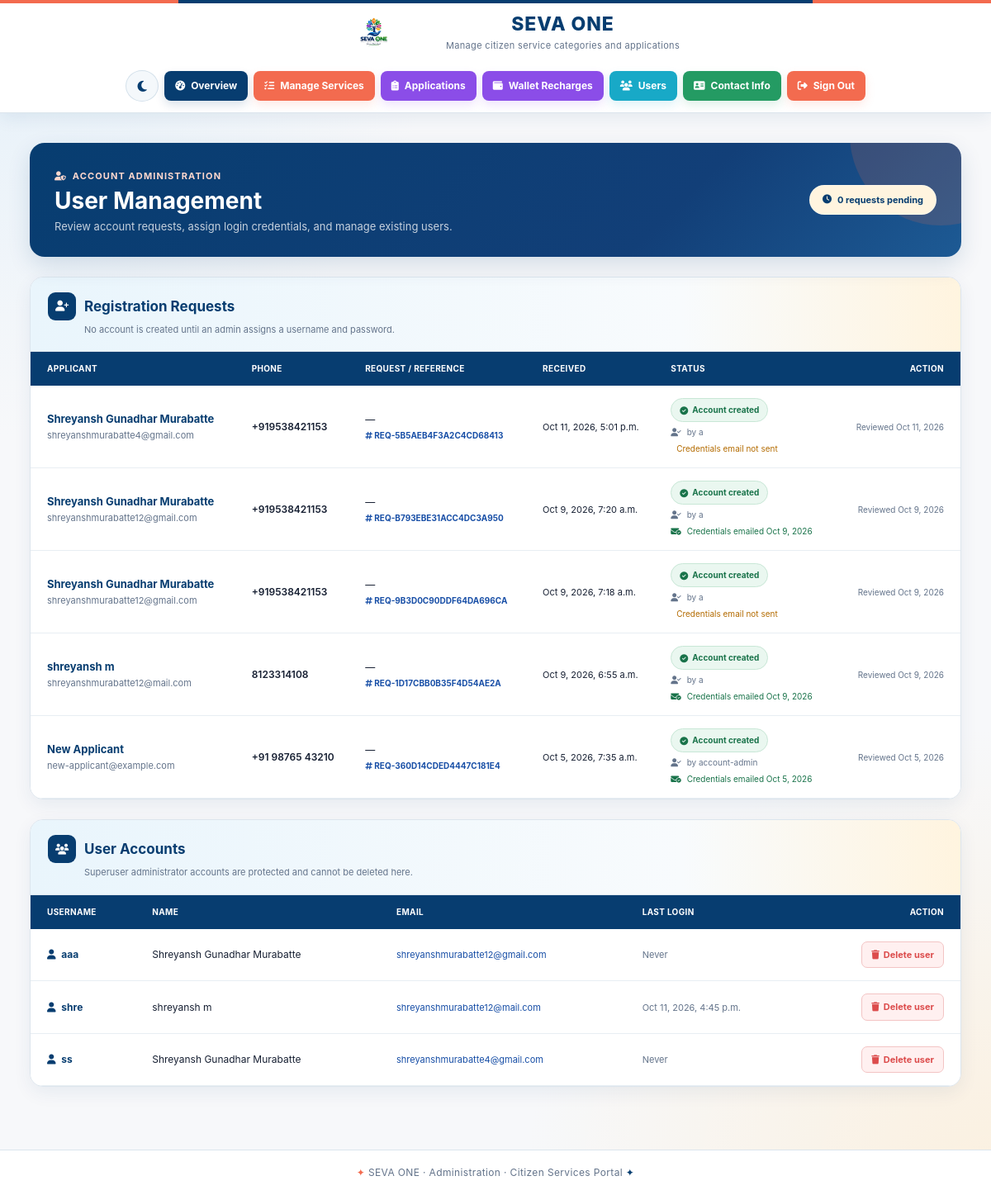
The page /manage-users/ (signed in) on the database its author committed.
### med/models.py (models this page shows, shortened)
class RegistrationRequest(models.Model):
    STATUS_CHOICES = [
        ("pending", "Pending review"),
        ("approved", "Account created"),
        ("rejected", "Rejected"),
    ]
    full_name = models.CharField(max_length=150)
    email = models.EmailField()
    phone_number = models.CharField(
        max_length=25,
        validators=[RegexValidator(
            regex=r"^\+?[0-9][0-9\s().-]{6,23}$",
            message="Enter a valid phone number.",
        )],
    )
    reason = models.TextField(blank=True)
    reference_number = models.CharField(
        max_length=24,
        unique=True,
        default=generate_registration_reference,
        editable=False,
    )
    status = models.CharField(
        max_length=12,
        choices=STATUS_CHOICES,
        default="pending",
        db_index=True,
    )
    requested_at = models.DateTimeField(auto_now_add=True, db_index=True)
    reviewed_at = models.DateTimeField(null=True, blank=True)
    credentials_sent_at = models.DateTimeField(null=True, blank=True)
    reviewed_by = models.ForeignKey(
        settings.AUTH_USER_MODEL,
        on_delete=models.SET_NULL,
        null=True,
        blank=True,
        related_name="reviewed_registration_requests",
    )
    class Meta:
        ordering = ["-requested_at"]

### med/views.py (the view)
# urls.py: path('manage-users/', views.manage_users, name='manage_users'),
@user_passes_test(lambda user: user.is_superuser, login_url="/login/")
def manage_users(request):
    users = User.objects.filter(is_superuser=False).order_by("username")
    registration_requests = RegistrationRequest.objects.select_related(
        "reviewed_by"
    ).all()
    return render(request, "manage_users.html", {
        "users": users,
        "registration_requests": registration_requests,
        "pending_request_count": RegistrationRequest.objects.filter(
            status="pending"
        ).count(),
    })

### med/templates/manage_users.html (shortened to what this page needs)
{% extends 'admin_base.html' %}
{% block content %}
<div class="container-fluid px-0 user-management-page">
    <header class="page-header">
        <div class="page-header-content">
            <div class="page-label">
                <i class="fa-solid fa-user-shield"></i>
                Account administration
            </div>
            <h1>
                User Management
            </h1>
            <p>
                Review account requests, assign login credentials,
                and manage existing users.
            </p>
        </div>
        <div class="pending-badge">
            <i class="fa-solid fa-clock"></i>
            {{ pending_request_count }} requests pending
        </div>
    </header>
    <section class="management-card">
        <div class="section-header">
            <h2 class="section-title">
                <span class="section-icon">
                    <i class="fa-solid fa-user-plus"></i>
                </span>
                Registration Requests
            </h2>
            <p class="section-description">
                No account is created until an admin assigns a username and password.
            </p>
        </div>
        <div class="table-responsive">
            <table class="table table-hover align-middle management-table mb-0">
                <thead>
                    <tr>
                        <th>Applicant</th>
                        <th>Phone</th>
                        <th>Request / Reference</th>
                        <th>Received</th>
                        <th>Status</th>
                        <th class="text-end">Action</th>
                    </tr>
                </thead>
                <tbody>
                    {% for registration_request in registration_requests %}
                    <tr>
                        <td>
                            <div class="applicant-name">
                                {{ registration_request.full_name }}
                            </div>
                            <div class="secondary-text">
                                {{ registration_request.email }}
                            </div>
                        </td>
                        <td>
                            <span class="phone-number">
                                {{ registration_request.phone_number }}
                            </span>
                        </td>
                        <td>
                            <div class="reason-text">
                                {{ registration_request.reason|default:"—"|truncatechars:100 }}
                            </div>
                            <div class="reference-number">
                                <i class="fa-solid fa-hashtag"></i>
                                {{ registration_request.reference_number }}
                            </div>
                        </td>
                        <td>
                            <span class="date-text">
                                {{ registration_request.requested_at|date:"M j, Y, g:i a" }}
                            </span>
                        </td>
                        <td>
                            {% if registration_request.status == 'pending' %}
                                <span class="status-badge status-pending">
                                    <i class="fa-solid fa-clock"></i>
                                    Pending
                                </span>
                            {% elif registration_request.status == 'approved' %}
                                <span class="status-badge status-approved">
                                    <i class="fa-solid fa-circle-check"></i>
                                    Account created
                                </span>
                            {% else %}
                                <span class="status-badge status-rejected">
                                    <i class="fa-solid fa-ban"></i>
                                    Rejected
                                </span>
                            {% endif %}
                            {% if registration_request.reviewed_by %}
                                <div class="reviewed-info">
                                    <i class="fa-solid fa-user-check me-1"></i>
                                    by {{ registration_request.reviewed_by.username }}
                                </div>
                            {% endif %}
                            {% if registration_request.status == 'approved' %}
                                {% if registration_request.credentials_sent_at %}
                                    <div class="credentials-success">
                                        <i class="fa-solid fa-envelope-circle-check me-1"></i>
                                        Credentials emailed
                                        {{ registration_request.credentials_sent_at|date:"M j, Y" }}
                                    </div>
                                {% else %}
                                    <div class="credentials-warning">
                                        Credentials email not sent
                                    </div>
                                {% endif %}
                            {% endif %}
                        </td>
                        <td class="text-end">
                            {% if registration_request.status == 'pending' %}
                                <div class="action-buttons">
                                    <a
                                        class="btn-create-account"
                                        href="{% url 'create_requested_user' registration_request.pk %}">
                                        <i class="fa-solid fa-user-check"></i>
                                        Create account
                                    </a>
                                    <form
                                        method="post"
                                        action="{% url 'reject_registration_request' registration_request.pk %}"
                                        class="m-0"
                                        onsubmit="return confirm('Reject this account request?');">
                                        {% csrf_token %}
                                        <button
                                            class="btn-reject"
                                            type="submit">
                                            <i class="fa-solid fa-xmark"></i>
                                            Reject
                                        </button>
                                    </form>
                                </div>
                            {% else %}
                                <span class="reviewed-label">
                                    Reviewed
                                    {{ registration_request.reviewed_at|date:"M j, Y" }}
                                </span>
                            {% endif %}
                        </td>
                    </tr>
                    {% endfor %}
                </tbody>
            </table>
        </div>
    </section>
    <section class="management-card">
        <div class="section-header">
            <h2 class="section-title">
                <span class="section-icon">
                    <i class="fa-solid fa-users"></i>
                </span>
                User Accounts
            </h2>
            <p class="section-description">
                Superuser administrator accounts are protected
                and cannot be deleted here.
            </p>
        </div>
        <div class="table-responsive">
            <table class="table table-hover align-middle management-table mb-0">
                <thead>
                    <tr>
                        <th>Username</th>
                        <th>Name</th>
                        <th>Email</th>
                        <th>Last Login</th>
                        <th class="text-end">Action</th>
                    </tr>
                </thead>
                <tbody>
                    {% for account in users %}
                    <tr>
                        <td>
                            <span class="username">
                                <i class="fa-solid fa-user me-1"></i>
                                {{ account.username }}
                            </span>
                        </td>
                        <td>
                            <span class="user-name">
                                {{ account.get_full_name|default:"—" }}
                            </span>
                        </td>
                        <td>
                            <span class="user-email">
                                {{ account.email|default:"—" }}
                            </span>
                        </td>
                        <td>
                            <span class="last-login">
                                {% if account.last_login %}
                                    {{ account.last_login|date:"M j, Y, g:i a" }}
                                {% else %}
                                    Never
                                {% endif %}
                            </span>
                        </td>
                        <td class="text-end">
                            <form
                                method="post"
                                action="{% url 'delete_user' account.pk %}"
                                class="m-0"
                                onsubmit="return confirm('Delete user {{ account.username|escapejs }}? Their application history will remain in the portal.');">
                                <button
                                    class="btn-delete-user"
                                    type="submit">
                                    <i class="fa-solid fa-trash"></i>
                                    Delete user
                                </button>
                            </form>
                        </td>
                    </tr>
                    {% endfor %}
                </tbody>
            </table>
        </div>
    </section>
</div>
{% endblock %}

### med/templates/theme_toggle.html (style rules this page uses)
:root { --navy: #073D70; --navy-dark: #123F78; --navy-light: #174EA6; --coral: #E86B4C; --coral-dark: #D95638; --coral-soft: #FFF0EB; --cream: #FFF4DF; --cream-dark: #FFE8C4; --blue-light: #E9F5FC; --blue-border: #D7EBF8; --text: #172033; --muted: #64748B; --border: #DCE5ED; --theme-bg: #F8FBFD; --theme-surface: #FFFFFF; --theme-surface-raised: #F5F9FC; --theme-ink: #172033; --theme-muted: #64748B; --theme-link: #174EA6; --theme-input: #FFFFFF; }

### med/templates/admin_base.html (style rules this page uses)
:root { --seva-navy: #073D70; --seva-navy-dark: #123F78; --seva-navy-light: #1D5A94; --seva-coral: #F36B4F; --seva-coral-dark: #E85A3F; --seva-coral-light: #FF8A70; --seva-cream: #FFF4DF; --seva-cream-dark: #FFE8C4; --seva-blue-bg: #E9F5FC; --seva-blue-soft: #DFEEF9; --seva-green: #249B63; --seva-green-light: #E9F7F1; --seva-purple: #8B4DE8; --seva-purple-light: #F1EAFE; --seva-cyan: #18A9C7; --seva-cyan-light: #E5F8FC; --seva-orange: #E89A16; --seva-orange-light: #FFF4DA; --seva-red: #DC3F3F; --seva-red-light: #FDECEC; --seva-text: #17324D; --seva-muted: #64748B; --seva-border: #DCE5ED; --seva-page: #F7F8FA; --seva-white: #FFFFFF; --seva-shadow: 0 10px 28px rgba(7,61,112,.09); }
* { box-sizing: border-box; }
html { scroll-behavior: smooth; }
body { margin: 0; padding: 0; min-height: 100vh; font-family: Inter, "Segoe UI", Arial, sans-serif; color: var(--seva-text); background: radial-gradient( circle at 0% 0%, rgba(223,238,249,.75), transparent 28% ), radial-gradient( circle at 100% 100%, rgba(255,232,196,.50), transparent 30% ), var(--seva-page); }
.table { margin-bottom: 0; }
.table thead { background: var(--seva-navy); color: #FFFFFF; }
.table thead th { border: none; padding: 13px; font-size: 12px; font-weight: 750; }
.table tbody td { padding: 13px; vertical-align: middle; }
.table tbody tr { transition: background .2s ease; }

### rows shown on the page
RegistrationRequest: full_name "Shreyansh Gunadhar Murabatte", email "shreyanshmurabatte4@gmail.com", phone_number "+919538421153", reason "—", reference_number "REQ-5B5AEB4F3A2C4CD68413", requested_at "Oct 11, 2026, 5:01 p.m.", status "approved" (drawn), reviewed_by.username "a", reviewed_at "Oct 11, 2026"
RegistrationRequest: full_name "Shreyansh Gunadhar Murabatte", email "shreyanshmurabatte12@gmail.com", phone_number "+919538421153", reason "—", reference_number "REQ-B793EBE31ACC4DC3A950", requested_at "Oct 9, 2026, 7:20 a.m.", status "approved" (drawn), reviewed_by.username "a", credentials_sent_at "Oct 9, 2026", reviewed_at "Oct 9, 2026"
RegistrationRequest: full_name "Shreyansh Gunadhar Murabatte", email "shreyanshmurabatte12@gmail.com", phone_number "+919538421153", reason "—", reference_number "REQ-9B3D0C90DDF64DA696CA", requested_at "Oct 9, 2026, 7:18 a.m.", status "approved" (drawn), reviewed_by.username "a", reviewed_at "Oct 9, 2026"
RegistrationRequest: full_name "shreyansh m", email "shreyanshmurabatte12@mail.com", phone_number "8123314108", reason "—", reference_number "REQ-1D17CBB0B35F4D54AE2A", requested_at "Oct 9, 2026, 6:55 a.m.", status "approved" (drawn), reviewed_by.username "a", credentials_sent_at "Oct 9, 2026", reviewed_at "Oct 9, 2026"
RegistrationRequest: full_name "New Applicant", email "new-applicant@example.com", phone_number "+91 98765 43210", reason "—", reference_number "REQ-360D14CDED4447C181E4", requested_at "Oct 5, 2026, 7:35 a.m.", status "approved" (drawn), reviewed_by.username "account-admin", credentials_sent_at "Oct 5, 2026", reviewed_at "Oct 5, 2026"

### other values the page prints
{{ pending_request_count }} "0"
{{ account.username }} "aaa"
{{ account.get_full_name|default:"—" }} "Shreyansh Gunadhar Murabatte"
{{ account.email|default:"—" }} "shreyanshmurabatte12@gmail.com"
{{ account.username }} "shre"
{{ account.get_full_name|default:"—" }} "shreyansh m"
{{ account.email|default:"—" }} "shreyanshmurabatte12@mail.com"
{{ account.last_login|date:"M j, Y, g:i a" }} "Oct 11, 2026, 4:45 p.m."
{{ account.username }} "ss"
{{ account.email|default:"—" }} "shreyanshmurabatte4@gmail.com"
